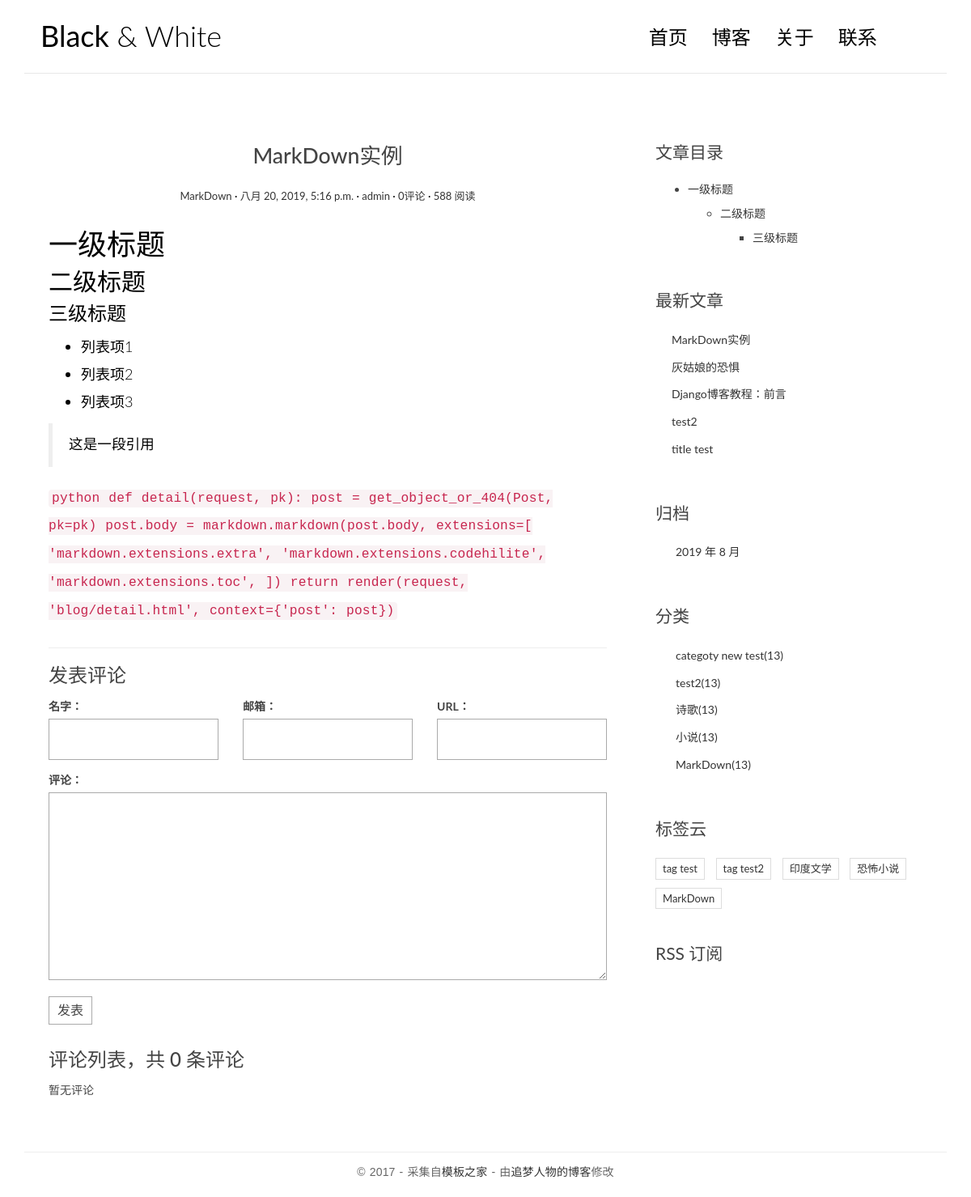
The page /posts/5 on the database as committed earlier.
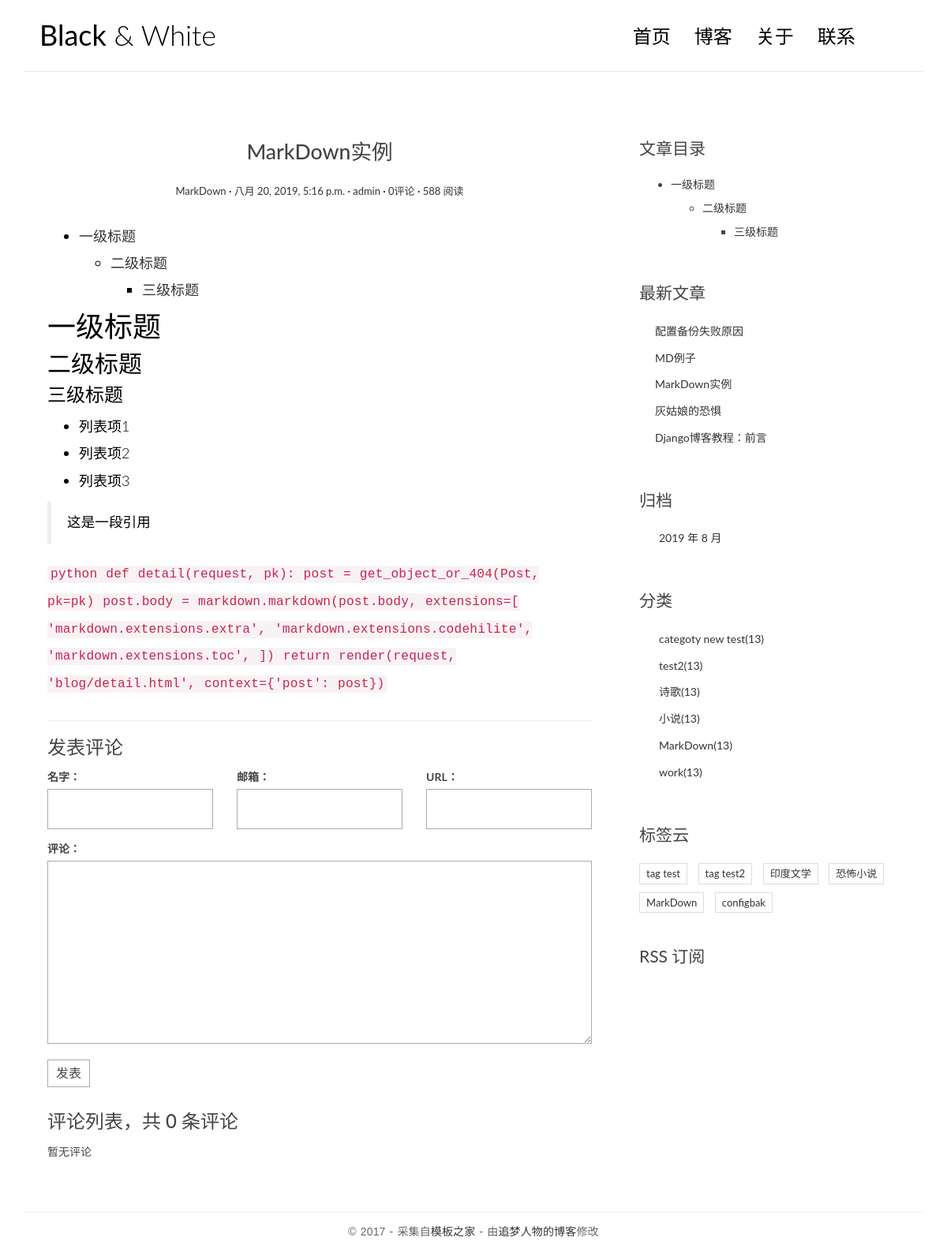
The same page on the database as committed later.
### blog/models.py (models this page shows, shortened)
class Post(models.Model):
    title = models.CharField('标题',max_length=70)
    body = models.TextField('正文',)
    created_time = models.DateTimeField('创建时间',default=timezone.now)
    modified_time = models.DateTimeField('修改时间',)
    excerpt = models.CharField('摘要',max_length=200, blank=True)
    category = models.ForeignKey(Category, verbose_name='分类',on_delete=models.CASCADE)
    tags = models.ManyToManyField(Tag, verbose_name='标签',blank=True)
    author = models.ForeignKey(User,verbose_name='作者', on_delete=models.CASCADE)
    class Meta:
        verbose_name = '文章'
        verbose_name_plural = verbose_name
    def get_absolute_url(self):
        return reverse('blog:detail', kwargs={'pk': self.pk})

class Category(models.Model):
    name = models.CharField(max_length=100)
    class Meta:
        verbose_name = '分类'
        verbose_name_plural = verbose_name

class Tag(models.Model):
    name = models.CharField(max_length=100)
    class Meta:
        verbose_name = '标签'
        verbose_name_plural = verbose_name

### blog/views.py (the view)
# urls.py: path('posts/<int:pk>', views.detail,name='detail'),
def detail(request, pk):
    post = get_object_or_404(Post, pk=pk)
    md = markdown.Markdown(extensions=[
        'markdown.extensions.extra',
        'markdown.extensions.codehilite',
        TocExtension(slugify=slugify),  # 这里我无法显示为中文，原因未知
    ])
    post.body = md.convert(post.body)
    m = re.search(r'<div class="toc">\s*<ul>(.*)</ul>\s*</div>', md.toc, re.S)
    post.toc = m.group(1) if m is not None else ''
    form = CommentForm()
    comment_list = post.comments_set.all()
    return render(request, 'blog/detail.html',locals() )

### comments/forms.py
class CommentForm(forms.ModelForm):
    class Meta:
        model = Comments
        fields = ['name','email','url','text']

### blog/templatetags/blog_extras.py (called while the page is built)
@register.inclusion_tag('blog/inclusions/_recent_posts.html',takes_context=True)
def show_recent_posts(context,num=5):
    return {
        'recent_post_list':Post.objects.all().order_by('-created_time')[:num]
    }

@register.inclusion_tag('blog/inclusions/_archives.html',takes_context=True)
def show_archives(context):
    return {
        'date_list':Post.objects.dates('created_time','month',order='DESC')
    }

@register.inclusion_tag('blog/inclusions/_categories.html',takes_context=True)
def show_categories(context):
    return {
        'category_list':Category.objects.all()
    }

@register.inclusion_tag('blog/inclusions/_tags.html',takes_context=True)
def show_tags(context):
    return {
        'tag_list':Tag.objects.all()
    }

### templates/blog/detail.html (shortened to what this page needs)
{% extends 'base.html' %}
{% block main %}
    <article class="post post-{{ post.pk }}">
        <header class="entry-header">
            <h1 class="entry-title">{{ post.title }}</h1>
            <div class="entry-meta">
                <span class="post-category"><a href="{{ post.get_absolute_url }}">{{ post.category.name }}</a></span>
                <span class="post-date"><a href="#"><time class="entry-date"
                                                          datetime="{{ post.created_time }}">{{ post.created_time }}</time></a></span>
                <span class="post-author"><a href="#">{{ post.author }}</a></span>
                <span class="comments-link"><a href="#">{{ comment_list.count }}评论</a></span>
                <span class="views-count"><a href="#">588 阅读</a></span>
            </div>
        </header>
        <div class="entry-content clearfix">
            {{ post.body | safe }}
        </div>
    </article>
    <section class="comment-area" id="comment-area">
        <hr>
        <h3>发表评论</h3>
        <form action="{% url 'comments:post_comment' post.pk %}" method="post" class="comment-form">
            <div class="row">
                <div class="col-md-4">
                    <label for="{{ form.name.id_for_label }}">名字：</label>
                    {{ form.name }}
                </div>
                <div class="col-md-4">
                    <label for="{{ form.email.id_for_label }}">邮箱：</label>
                    {{ form.email }}
                </div>
                <div class="col-md-4">
                    <label for="{{ form.url.id_for_label }}">URL：</label>
                    {{ form.url }}
                </div>
                <div class="col-md-12">
                    <label for="{{ form.text.id_for_label }}">评论：</label>
                    {{ form.text }}
                    <button type="submit" class="comment-btn">发表</button>
                </div>
            </div>
        </form>
        <div class="comment-list-panel">
            <h3>评论列表，共 <span>{{ comment_list.count }}</span> 条评论</h3>
            <ul class="comment-list list-unstyled">
                {% for comment in comment_list %}
                <li class="comment-item">
                    <span class="nickname">{{ comment.name }}</span>
                    <time class="submit-date" >{{ comment.created_time }}</time>
                    <div class="text">{{ comment.text }}</div>
                </li>
                {% empty %}
                    暂无评论
                {% endfor %}
            </ul>
        </div>
    </section>
{% endblock main %}
{% block toc %}
    {% if post.toc %}
    <div class="widget widget-content">
        <h3 class="widget-title">文章目录</h3>
        <div class="toc">
            <ul>
                {{ post.toc | safe }}
            </ul>
        </div>
    </div>
    {% endif %}
{% endblock toc %}

### templates/blog/inclusions/_recent_posts.html
<div class="widget widget-recent-posts">
  <h3 class="widget-title">最新文章</h3>
  <ul>
    {% for post in recent_post_list %}
      <li>
        <a href="{{ post.get_absolute_url }}">{{ post.title }}</a>
      </li>
    {% empty %}
      暂无文章！
    {% endfor %}
  </ul>
</div>

### templates/blog/inclusions/_categories.html
<div class="widget widget-category">
  <h3 class="widget-title">分类</h3>
  <ul>
    {% for category in category_list %}
      <li>
        <a href="{% url 'blog:category' category.pk %}">{{ category.name }}<span class="post-count">(13)</span></a>
      </li>
    {% empty %}
      暂无分类！
    {% endfor %}
  </ul>
</div>

### templates/blog/inclusions/_tags.html
<div class="widget widget-tag-cloud">
  <h3 class="widget-title">标签云</h3>
  <ul>
    {% for tag in tag_list %}
      <li>
        <a href="#">{{ tag.name }}</a>
      </li>
    {% empty %}
      暂无标签！
    {% endfor %}
  </ul>
</div>

Rows that differ between the two databases and show on the page:
no longer on this page (row unchanged): Post: title "test2"
no longer on this page (row unchanged): Post: title "title test"
changed Post "MarkDown实例": body "一级标题 二级标题 三级标题 列表项1 列表项2 列表项3 这是一段引用…" → "一级标题 二级标题 三级标题 一级标题 二级标题 三级标题 列表项1 列表项2 列表项3 这是一段引用…"
added Post: title "配置备份失败原因"
added Post: title "MD例子"
added Category: name "work"
added Tag: name "configbak"
